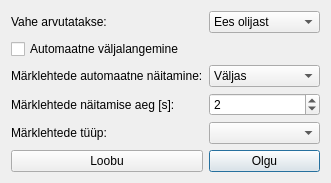
<?xml version="1.0" encoding="UTF-8"?>
<ui version="4.0">
 <class>SeadedClass</class>
 <widget class="QDialog" name="SeadedClass">
  <property name="geometry">
   <rect>
    <x>0</x>
    <y>0</y>
    <width>331</width>
    <height>177</height>
   </rect>
  </property>
  <property name="windowTitle">
   <string>Seaded</string>
  </property>
  <layout class="QGridLayout" name="gridLayout">
   <item row="0" column="1">
    <widget class="QComboBox" name="comboBox">
     <property name="toolTip">
      <string>Kumba vahe arvutamise varianti kasutatakse</string>
     </property>
     <property name="editable">
      <bool>false</bool>
     </property>
     <item>
      <property name="text">
       <string>Ees olijast</string>
      </property>
     </item>
     <item>
      <property name="text">
       <string>Esimesest</string>
      </property>
     </item>
    </widget>
   </item>
   <item row="3" column="0">
    <widget class="QLabel" name="label_2">
     <property name="text">
      <string>Märklehtede näitamise aeg [s]:</string>
     </property>
    </widget>
   </item>
   <item row="0" column="0">
    <widget class="QLabel" name="label">
     <property name="text">
      <string>Vahe arvutatakse:</string>
     </property>
    </widget>
   </item>
   <item row="1" column="0" colspan="2">
    <widget class="QCheckBox" name="valjalangemiseBox">
     <property name="text">
      <string>Automaatne väljalangemine</string>
     </property>
     <property name="checked">
      <bool>false</bool>
     </property>
    </widget>
   </item>
   <item row="3" column="1">
    <widget class="QSpinBox" name="marklehtedeAegBox">
     <property name="maximum">
      <number>999</number>
     </property>
     <property name="value">
      <number>2</number>
     </property>
    </widget>
   </item>
   <item row="5" column="1">
    <widget class="QPushButton" name="olguNupp">
     <property name="text">
      <string>Olgu</string>
     </property>
    </widget>
   </item>
   <item row="4" column="1">
    <widget class="QComboBox" name="relvaValik"/>
   </item>
   <item row="4" column="0">
    <widget class="QLabel" name="label_3">
     <property name="text">
      <string>Märklehtede tüüp:</string>
     </property>
    </widget>
   </item>
   <item row="2" column="0">
    <widget class="QLabel" name="label_4">
     <property name="text">
      <string>Märklehtede automaatne näitamine:</string>
     </property>
    </widget>
   </item>
   <item row="2" column="1">
    <widget class="QComboBox" name="marklehtedeVahetamiseBox">
     <property name="currentIndex">
      <number>1</number>
     </property>
     <item>
      <property name="text">
       <string>Sees</string>
      </property>
     </item>
     <item>
      <property name="text">
       <string>Väljas</string>
      </property>
     </item>
    </widget>
   </item>
   <item row="5" column="0">
    <widget class="QPushButton" name="loobuNupp">
     <property name="text">
      <string>Loobu</string>
     </property>
    </widget>
   </item>
  </layout>
 </widget>
 <layoutdefault spacing="6" margin="11"/>
 <resources/>
 <connections>
  <connection>
   <sender>olguNupp</sender>
   <signal>clicked()</signal>
   <receiver>SeadedClass</receiver>
   <slot>accept()</slot>
   <hints>
    <hint type="sourcelabel">
     <x>231</x>
     <y>116</y>
    </hint>
    <hint type="destinationlabel">
     <x>231</x>
     <y>134</y>
    </hint>
   </hints>
  </connection>
 </connections>
</ui>
